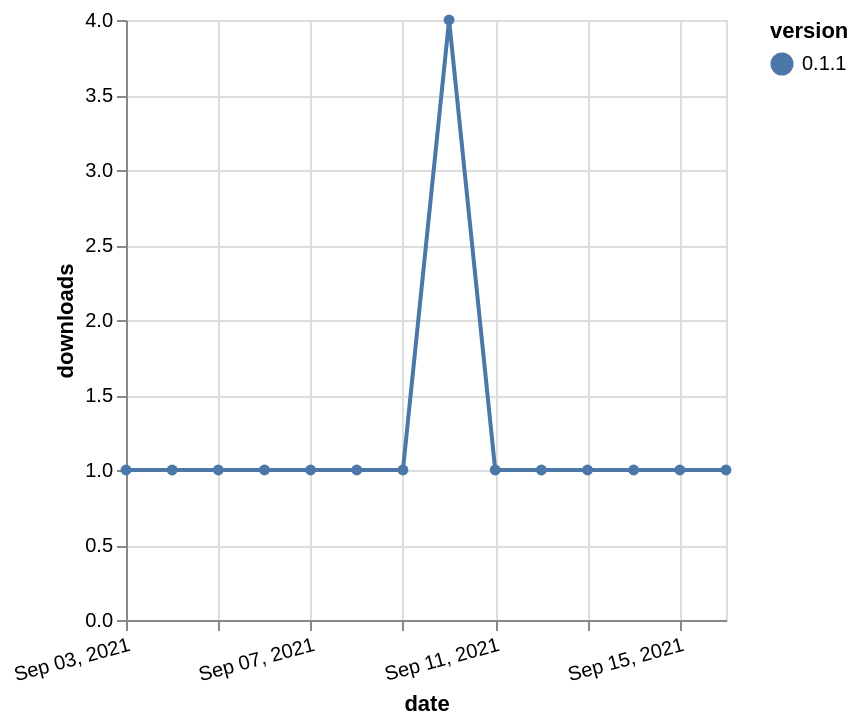

The Vega-Lite source for this figure:
### Vega-Lite specification from a JSON file in a GitHub repository (floating-point values rounded to 4 significant figures)
{"$schema": "https://vega.github.io/schema/vega-lite/v5.json", "description": "A simple bar chart with embedded data.", "data": {"values": [{"date": "2021-09-03", "total": 182, "delta": 1, "version": "0.1.1"}, {"date": "2021-09-04", "total": 183, "delta": 1, "version": "0.1.1"}, {"date": "2021-09-05", "total": 184, "delta": 1, "version": "0.1.1"}, {"date": "2021-09-06", "total": 185, "delta": 1, "version": "0.1.1"}, {"date": "2021-09-07", "total": 186, "delta": 1, "version": "0.1.1"}, {"date": "2021-09-08", "total": 187, "delta": 1, "version": "0.1.1"}, {"date": "2021-09-09", "total": 188, "delta": 1, "version": "0.1.1"}, {"date": "2021-09-10", "total": 192, "delta": 4, "version": "0.1.1"}, {"date": "2021-09-11", "total": 193, "delta": 1, "version": "0.1.1"}, {"date": "2021-09-12", "total": 194, "delta": 1, "version": "0.1.1"}, {"date": "2021-09-13", "total": 195, "delta": 1, "version": "0.1.1"}, {"date": "2021-09-14", "total": 196, "delta": 1, "version": "0.1.1"}, {"date": "2021-09-15", "total": 197, "delta": 1, "version": "0.1.1"}, {"date": "2021-09-16", "total": 198, "delta": 1, "version": "0.1.1"}]}, "width": "container", "mark": {"type": "line", "point": {"filled": true}}, "encoding": {"x": {"field": "date", "type": "temporal", "timeUnit": "yearmonthdate", "title": "date", "axis": {"labelAngle": -15}}, "y": {"field": "delta", "type": "quantitative", "title": "downloads"}, "color": {"field": "version", "type": "nominal"}, "tooltip": {"field": "delta"}}}
